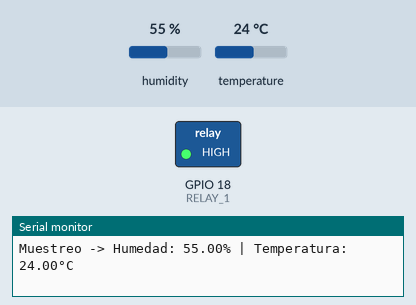
Simulated run of this sketch. Board: ESP32. On the bench: switched loads named in the sketch (green lamp = pin HIGH), the last lines printed to the serial monitor. The test bench sets the inputs (shaded band); at power-on: temperature 24 °C, humidity 55 %.

Above: at 2.8 s.
2.9 s: temperature set to 27 °C
5.6 s: temperature set to 30 °C
At 6.5 s:
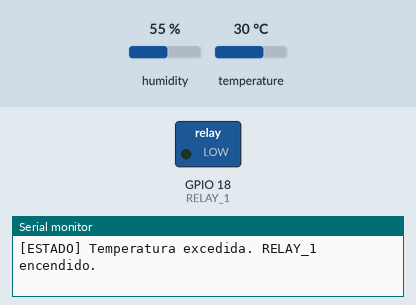
8.3 s: temperature set to 12 °C
At 11.3 s:
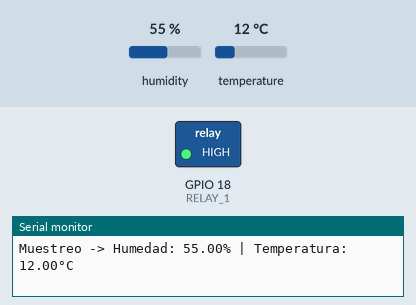
11.6 s: temperature set to 33 °C
At 12.7 s:
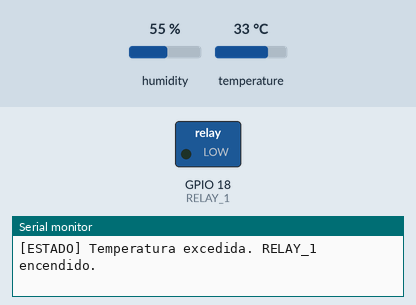
Timing chart, 0 to 14.6 s (numbered marks = the images above; inputs shaded):
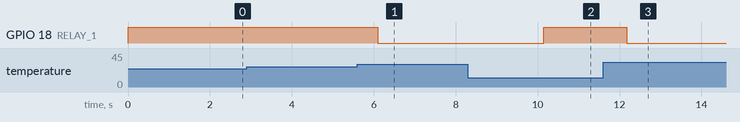

Measured:
- the behaviour switches between 28 and 29 °C on temperature (found by bisection; images 0 and 1)
- after the input at 5.6 s, GPIO 18 (RELAY_1): HIGH → LOW after 0.49 s
- after the input at 8.3 s, GPIO 18 (RELAY_1): LOW → HIGH after 1.8 s
- after the input at 11.6 s, GPIO 18 (RELAY_1): HIGH → LOW after 0.57 s

The sketch:

03_Termometro_Ambiental.ino
```cpp
/**
 * ====================================================================
 * KIT DIDÁCTICO DE HARDWARE - ESP32 AUTOMATIZACIÓN
 * PRÁCTICA 03: Termómetro Ambiental (DHT11 y Lógica Inversa)
 * ====================================================================
 */

#include "DHT.h"

// ==== CONFIGURACIÓN DE LÓGICA INVERSA ====
#define PRENDER_RELE LOW
#define APAGAR_RELE  HIGH

// ==== ASIGNACIÓN DE PINES ====
#define SENSOR_DIG_1 33
#define RELAY_1      18

#define DHTTYPE DHT11
DHT dht(SENSOR_DIG_1, DHTTYPE);

const float CONTROL_TEMP = 28.5;

void setup() {
  Serial.begin(115200);
  Serial.println("[PRÁCTICA 3] Inicializando protocolo DHT11...");
  dht.begin();

  pinMode(RELAY_1, OUTPUT);
  digitalWrite(RELAY_1, APAGAR_RELE); // Inicia apagado físico (HIGH)
}

void loop() {
  float hum = dht.readHumidity();
  float temp = dht.readTemperature();

  if (isnan(hum) || isnan(temp)) {
    Serial.println("Error Crítico: No se detectan señales del sensor DHT11.");
    delay(2000);
    return;
  }

  Serial.print("Muestreo -> Humedad: "); Serial.print(hum);
  Serial.print("% | Temperatura: "); Serial.print(temp); Serial.println("°C");

  // Control de ventilación automática con lógica inversa
  if (temp > CONTROL_TEMP) {
    digitalWrite(RELAY_1, PRENDER_RELE); // Enciende mandando un LOW
    Serial.println("[ESTADO] Temperatura excedida. RELAY_1 encendido.");
  } else {
    digitalWrite(RELAY_1, APAGAR_RELE);  // Apaga mandando un HIGH
  }

  delay(2000);
}
```
